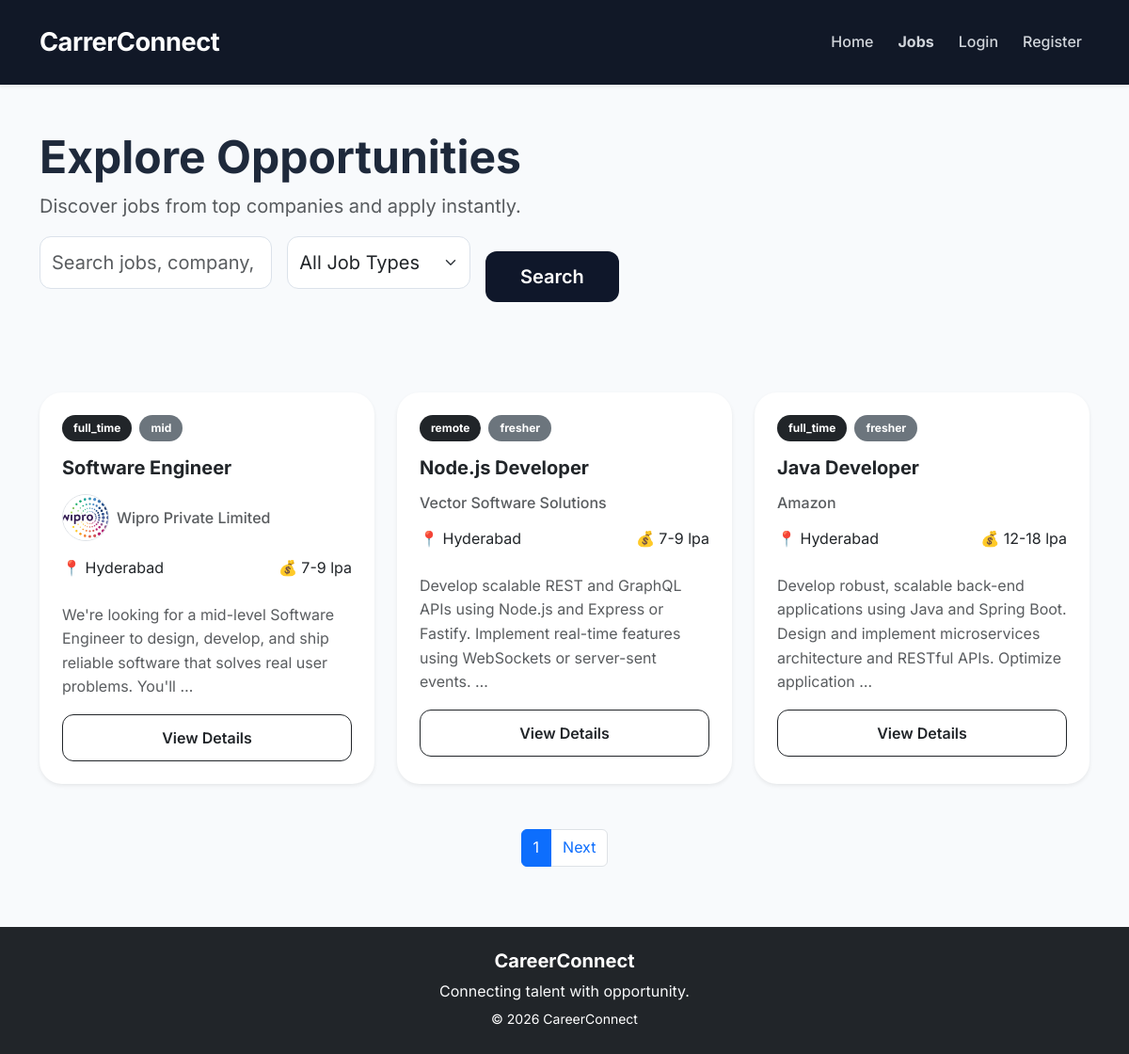
The app's page /jobs/, older data.
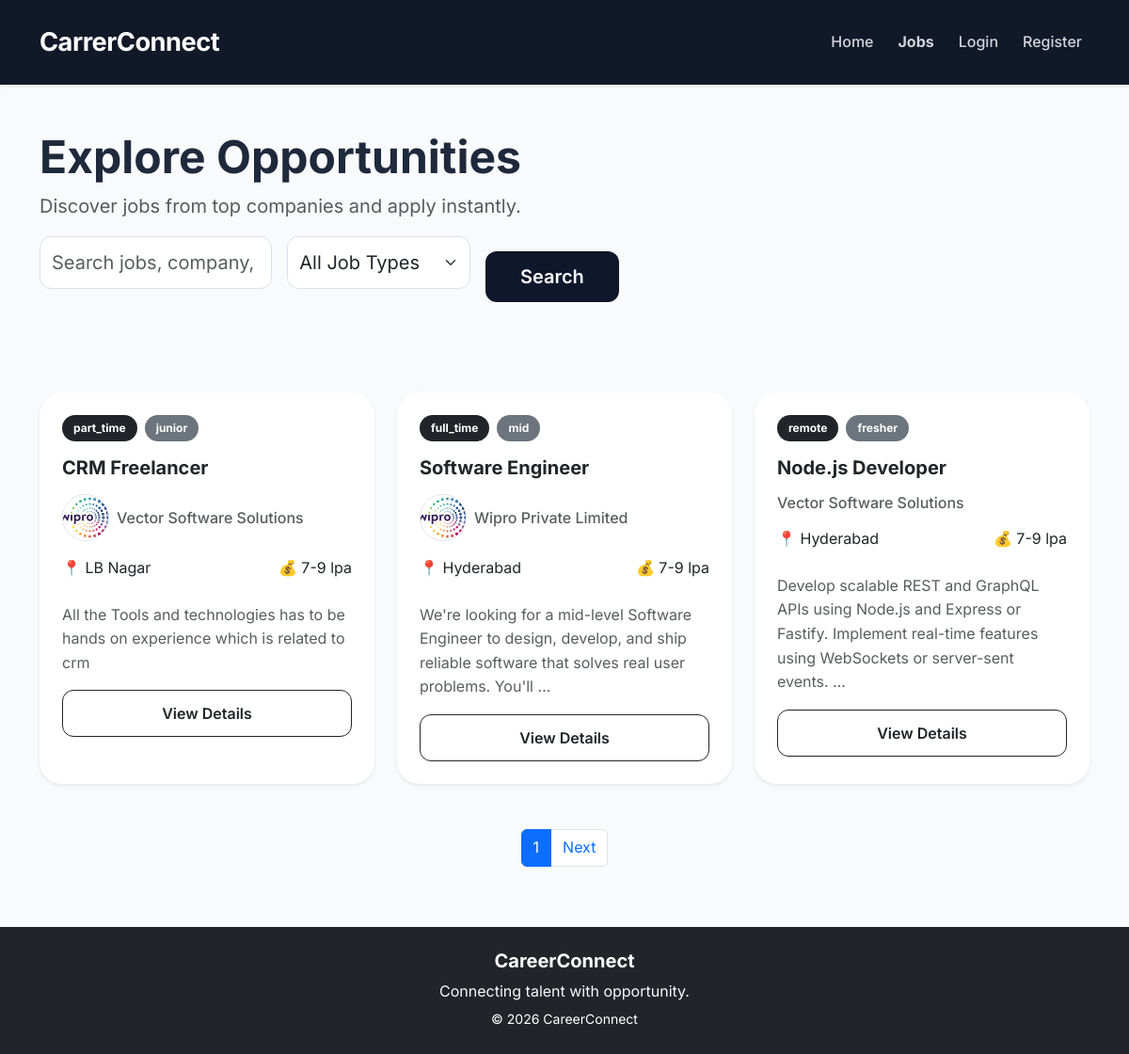
The same page, newer data.
### jobs/models.py (models this page shows, shortened)
class Job(models.Model):
    JOB_TYPE_CHOICES = (
        ('full_time', 'Full Time'),
        ('part_time', 'Part Time'),
        ('internship', 'Internship'),
        ('remote', 'Remote'),
)
    EXPERIENCE_LEVEL_CHOICES = (
    ('fresher', 'Fresher'),
    ('junior', 'Junior'),
    ('mid', 'Mid Level'),
    ('senior', 'Senior'),
)
    recruiter = models.ForeignKey(
        User,
        on_delete=models.CASCADE
    )
    title = models.CharField(
        max_length=255
    )
    company_name = models.CharField(
        max_length=255
    )
    company_logo = models.ImageField(
    upload_to='company_logos/',
    blank=True,
    null=True
    )
    location = models.CharField(
        max_length=255
    )
    salary = models.CharField(
        max_length=100
    )
    job_type = models.CharField(
        max_length=50,
        choices=JOB_TYPE_CHOICES
    )
    experience_level = models.CharField(
    max_length=50,
    choices=EXPERIENCE_LEVEL_CHOICES,
    default='fresher'
)
    description = models.TextField()
    requirements = models.TextField()
    created_at = models.DateTimeField(
        auto_now_add=True
    )
    updated_at = models.DateTimeField(
        auto_now=True
    )

### jobs/views.py (the view, shortened to what this page needs)
def job_list_view(request):
    jobs = Job.objects.all().order_by(
        '-created_at'
    )
    search_query = request.GET.get(
        'search',
        ''
    )
    job_type = request.GET.get(
        'job_type',
        ''
    )
    if job_type:
        jobs = jobs.filter(
            job_type=job_type
        )
    paginator = Paginator(
        jobs,
        3
    )
    page_number = request.GET.get(
        'page'
    )
    page_obj = paginator.get_page(
        page_number
    )
    context = {
        'jobs': page_obj,
        'page_obj': page_obj,
        'search_query': search_query,
        'job_type': job_type
    }
    return render(
        request,
        'jobs/job_list.html',
        context
    )

### accounts/context_processors.py (called while the page is built, shortened)
def notification_count(request):
    return {
        'notification_count': 0
    }

### templates/jobs/job_list.html (shortened to what this page needs)
{% extends 'base.html' %}
{% block content %}
<div class="d-flex justify-content-between align-items-center mb-5">
    <div>
        <h1 class="display-5 fw-bold">
            Explore Opportunities
        </h1>
        <p class="text-muted fs-5">
            Discover jobs from top companies and apply instantly.
        </p>
        <form method="GET" class="row g-3 mb-5">
    <div class="col-md-5">
        <input
            type="text"
            name="search"
            class="form-control form-control-lg"
            placeholder="Search jobs, company, location..."
            value="{{ search_query }}"
        >
    </div>
    <div class="col-md-4">
        <select
            name="job_type"
            class="form-select form-select-lg">
            <option value="">
                All Job Types
            </option>
        </select>
    </div>
    <div class="col-md-3">
        <button
            type="submit"
            class="btn btn-dark btn-lg w-100 mt-3">
            Search
        </button>
    </div>
</form>
    </div>
</div>
<div class="row g-4">
    {% for job in jobs %}
        <div class="col-lg-4 col-md-6">
            <div class="card border-0 shadow-sm h-100 job-card">
                <div class="card-body p-4">
                    <div class="mb-3 d-flex gap-2">
                        <span class="badge bg-dark">
                            {{ job.job_type }}
                        </span>
                        <span class="badge bg-secondary">
                            {{ job.experience_level }}
                        </span>
                    </div>
                    <h4 class="job-title mb-3">
                        {{ job.title }}
                    </h4>
                    <div class="d-flex align-items-center gap-2 mb-3">
   {% if job.company_logo %}
    <img src="{{ job.company_logo.url }}"
         alt="Company Logo"
         class="rounded-circle border job-company-logo">
{% endif %}
    <h6 class="text-muted mb-0">
        {{ job.company_name }}
    </h6>
</div>
                    <div class="d-flex justify-content-between mb-4">
                        <p class="mb-0">
                            📍 {{ job.location }}
                        </p>
                        <p class="mb-0">
                            💰 {{ job.salary }}
                        </p>
                    </div>
                    <p class="text-muted">
                        {{ job.description|truncatewords:20 }}
                    </p>
                    <a href="{% url 'job_detail' job.id %}"
                       class="btn btn-outline-dark w-100">
                       View Details
                    </a>
                </div>
            </div>
        </div>
    {% empty %}
        <div class="text-center">
            <h4>
                No Jobs Available
            </h4>
        </div>
    {% endfor %}
</div>
<div class="d-flex justify-content-center mt-5">
    <nav>
        <ul class="pagination">
            <li class="page-item active">
                <span class="page-link">
                    {{ page_obj.number }}
                </span>
            </li>
            {% if page_obj.has_next %}
                <li class="page-item">
                    <a class="page-link"
                       href="?page={{ page_obj.next_page_number }}">
                        Next
                    </a>
                </li>
            {% endif %}
        </ul>
    </nav>
</div>
{% endblock %}

Row changes from the older to the newer data that the page shows:
no longer on this page (row unchanged): Job: job_type "full_time", experience_level "fresher", title "Java Developer", company_name "Amazon", location "Hyderabad", salary "12-18 lpa", description "Develop robust, scalable back-end applications using Java and Spring Boot. Design and implement microservices architecture and RESTful APIs. Optimize application …"
added Job: job_type "part_time", experience_level "junior", title "CRM Freelancer", company_logo (picture), company_name "Vector Software Solutions", location "LB Nagar", salary "7-9 lpa", description "All the Tools and technologies has to be hands on experience which is related to crm"
